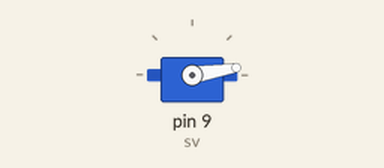
This sketch was run on a simulated Arduino Uno, built with avr-gcc and run on an emulated ATmega328P. Parts: servo.

Above: at 0.05 s.
At 1.8 s:
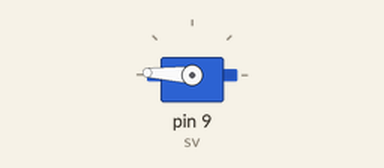
At 2.5 s:
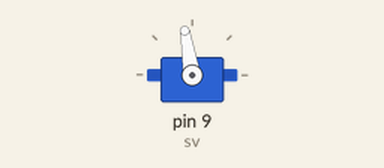
At 3.2 s:
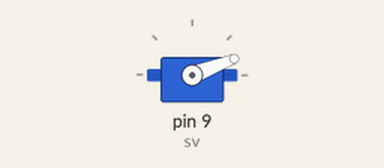
Timing chart, 0 to 5.7 s (numbered marks = the images above):
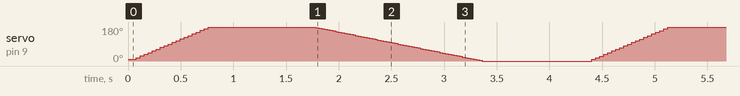

The sketch:

ServoMoterTest_03.ino
```cpp
#include <Servo.h>
Servo sv;
void setup()
{
  sv.attach(9, 800, 2300);
}

void loop()
{
  for( int i = 0; i < 180; i++ ){
    sv.write(i);
    delayMicroseconds(4166);
  }
  delay(1000);
 for( int i = 2300; i >= 800; i-- ){
    sv.writeMicroseconds(i);
    delay(1);
  }
  delay(1000);
}
```
